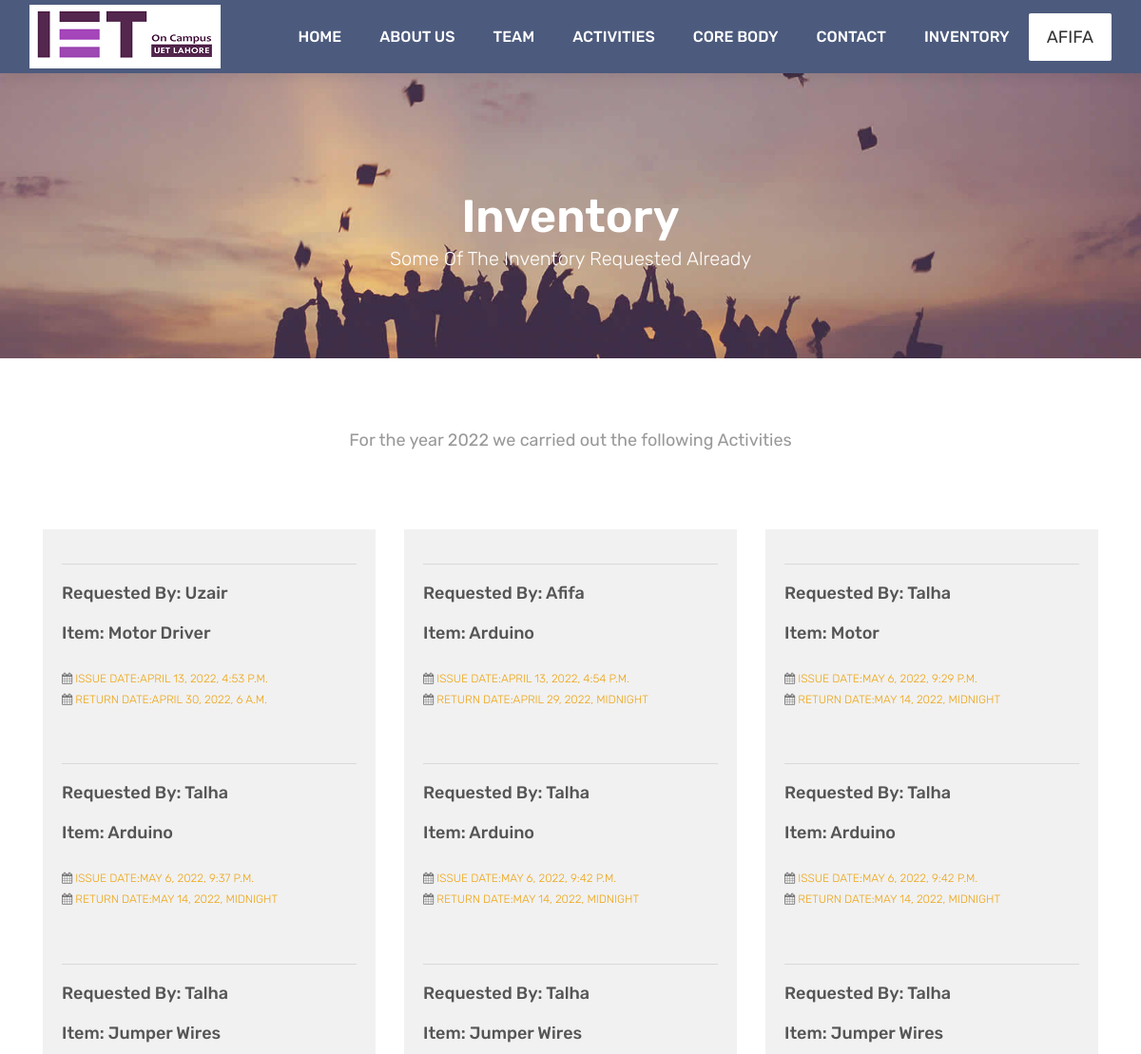
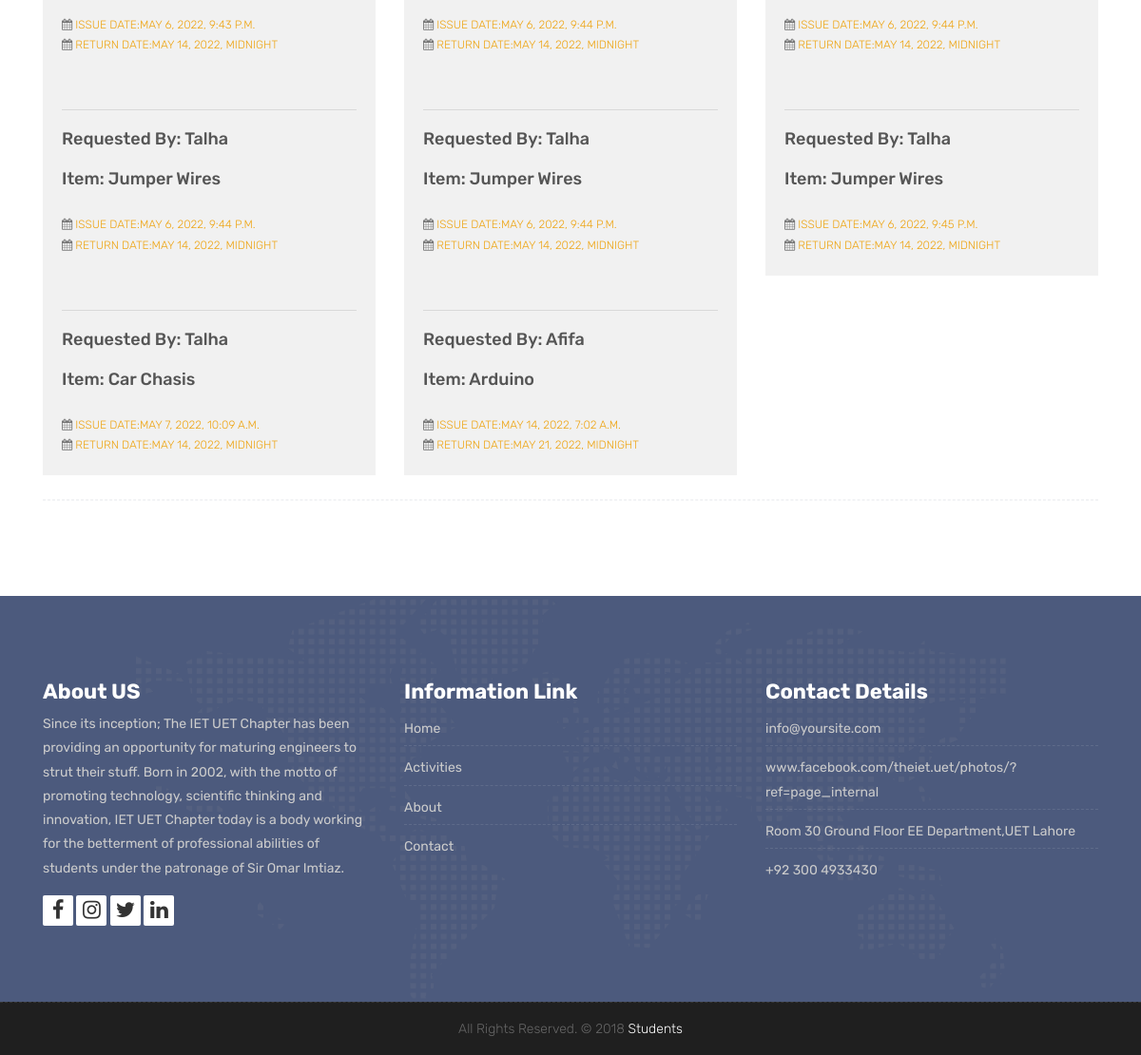
The app's page /invent_req/1/ (signed in) with its own data (2 pictures, top to bottom).
### cep/models.py (models this page shows, shortened)
class RequestView(models.Model):
    id=models.AutoField(primary_key=True)
    issue_date=models.DateTimeField(default=timezone.now)
    return_date=models.DateTimeField(null=False)
    item_id=models.ForeignKey(Inventory,on_delete=models.CASCADE)
    int_mem_id=models.ForeignKey(Members,on_delete=models.CASCADE)

class Members(models.Model):
    id=models.AutoField(primary_key=True)
    name=models.ForeignKey(MyUser,on_delete=models.CASCADE)
    type=models.CharField(max_length=100,null=False)

class MyUser(models.Model):
    id=models.AutoField(primary_key=True)
    user = models.ForeignKey(User, on_delete=models.CASCADE)
    department = models.CharField(max_length=100,null=True)
    phonenumber=models.CharField(max_length=20,null=True)
    def __str__(self):
        return self.user.username

class Inventory(models.Model):
    item_id=models.AutoField(primary_key=True)
    name=models.CharField(max_length=100,null=False)
    description=models.CharField(max_length=100,null=False)
    quantity=models.IntegerField()
    issue=models.DateTimeField(null=True,blank=True)
    type=models.CharField(max_length=100,null=False)

### cep/views.py (the view)
# urls.py: path('invent_req/<slug:slug>/',views.inventory_request,name='invent_req'),
@login_required(login_url='/register/')
def inventory_request(request,slug):
    today = datetime.date.today()
    next_week = today + datetime.timedelta(days=7)
    inventory=get_object_or_404(Inventory,item_id=slug)
    member=Members.objects.get(id=request.user.id)
    inv_req=RequestView.objects.create(item_id=inventory,int_mem_id=member,return_date=next_week)
    inv_req.save()
    reqviews=RequestView.objects.all()
    context={'reqviews':reqviews}
    return render (request, 'cep/inventory-request.html',context)

### cep/templates/cep/inventory-request.html (shortened to what this page needs)
{% load static %}
<!DOCTYPE html>
<html lang="en">
	<link rel="stylesheet" href="https://cdnjs.cloudflare.com/ajax/libs/font-awesome/6.1.1/css/all.min.css" />
    <link rel="stylesheet" href="{% static 'css/bootstrap.min.css' %}">
    <link rel="stylesheet" href="{% static 'style.css' %}">
    <link rel="stylesheet" href="{% static 'css/versions.css' %}">
    <link rel="stylesheet" href="{% static 'css/responsive.css' %}">
    <link rel="stylesheet" href="{% static 'css/custom.css' %}">
</head>
<body class="host_version">
    <header class="top-navbar">
        <nav class="navbar navbar-expand-lg navbar-light bg-light">
            <div class="container-fluid">
                <a class="navbar-brand" href="{% url 'index' %}">
                    <img src="{% static 'images/IET_logo.png' %}" alt="" />
                </a>
                <div class="collapse navbar-collapse" id="navbars-host">
                    <ul class="navbar-nav ml-auto">
                        <li class="nav-item"><a class="nav-link" href="{% url 'index' %}">Home</a></li>
                        <li class="nav-item"><a class="nav-link" href="{% url 'aboutus' %}">About Us</a></li>
                        <li class="nav-item"><a class="nav-link" href="{% url 'teams' %}">Team </a></li>
                        <li class="nav-item"><a class="nav-link" href="{% url 'activities' %}">Activities </a></li>
                        <li class="nav-item"><a class="nav-link" href="{% url 'core_body' %}">Core Body</a></li>
                        <li class="nav-item"><a class="nav-link" href="{% url 'contact' %}">Contact</a></li>
                        <li class="nav-item"><a class="nav-link" href="{% url 'inventory' %}">Inventory</a></li>
                    </ul>
                    {% if user.is_authenticated %}
                    <ul class="nav navbar-nav navbar-right">
                        <li><a class="hover-btn-new log" href="{% url 'logout' %}"><span>{{user.username}}</span></a></li>
                    </ul>
                    {% else %}
                    <ul class="nav navbar-nav navbar-right">
                        <li><a class="hover-btn-new log" href="{% url 'register' %}"><span>Register Now</span></a></li>
                    </ul>
                    {% endif %}
                </div>
            </div>
        </nav>
    </header>
	<div class="all-title-box">
		<div class="container text-center">
			<h1>Inventory<span class="m_1">Some of the Inventory Requested already</span></h1>
		</div>
	</div>
    <div id="overviews" class="section wb">
        <div class="container">
            <div class="section-title row text-center">
                <div class="col-md-8 offset-md-2">
                    <p class="lead">For the year 2022 we carried out the following Activities</p>
                </div>
            </div>
            <hr class="invis">
            <div class="row">
				{% for reqview in reqviews %}
                <div class="col-lg-4 col-md-6 col-12">
                    <div class="blog-item">
                        <hr>
                        <div class="blog-title">
							<h2><a href="#" title="">Requested by: {{ reqview.int_mem_id.name }}</a></h2>
                            <h2><a href="#" title="">Item: {{ reqview.item_id.name }}</a></h2>
						</div>
						<div class="meta-info-blog">
							<span><i class="fa fa-calendar"></i> <a href="#">Issue Date:{{ reqview.issue_date }}</a> </span>
                            <span><i class="fa fa-calendar"></i> <a href="#">Return Date:{{ reqview.return_date }}</a> </span>
						</div>
					</div>
                </div>
				{% endfor %}
            </div>
            <hr class="hr3">
        </div>
    </div>
    <footer class="footer">
        <div class="container">
            <div class="row">
                <div class="col-lg-4 col-md-4 col-xs-12">
                    <div class="widget clearfix">
                        <div class="widget-title">
                            <h3>About US</h3>
                        </div>
                        <p> Since its inception; The IET UET Chapter has been providing an opportunity for maturing engineers to strut their stuff. Born in 2002, with the motto of promoting technology, scientific thinking and innovation, IET UET Chapter today is a body working for the betterment of professional abilities of students under the patronage of Sir Omar Imtiaz. </p>
                        <div class="footer-right">
							<ul class="footer-links-soi">
								<li><a href="https://www.facebook.com/theiet.uet/"><i class="fa fa-facebook"></i></a></li>
								<li><a href="https://instagram.com/iet_on_campus_uet_lahore?igshid=YmMyMTA2M2Y="><i class="fa fa-instagram"></i></a></li>
								<li><a href="https://mobile.twitter.com/IETOnCampusUET"><i class="fa fa-twitter"></i></a></li>
								<li><a href="https://www.linkedin.com/company/iet-on-campus-uet-lahore/"><i class="fa fa-linkedin"></i></a></li>
							</ul>
						</div>
                    </div>
                </div>
				<div class="col-lg-4 col-md-4 col-xs-12">
                    <div class="widget clearfix">
                        <div class="widget-title">
                            <h3>Information Link</h3>
                        </div>
                        <ul class="footer-links">
                            <li><a href="{% url 'index' %}">Home</a></li>
                            <li><a href="{% url 'activities' %}">Activities</a></li>
							<li><a href="{% url 'aboutus' %}">About</a></li>
							<li><a href="{% url 'contact' %}">Contact</a></li>
                        </ul>
                    </div>
                </div>
                <div class="col-lg-4 col-md-4 col-xs-12">
                    <div class="widget clearfix">
                        <div class="widget-title">
                            <h3>Contact Details</h3>
                        </div>
                        <ul class="footer-links">
                            <li><a href="iet_OnCampus:#">info@yoursite.com</a></li>
                            <li><a href="#">www.facebook.com/theiet.uet/photos/?ref=page_internal</a></li>
                            <li>Room 30 Ground Floor EE Department,UET Lahore</li>
                            <li>+92 300 4933430</li>
                        </ul>
                    </div>
                </div>
            </div>
        </div>
    </footer>
    <div class="copyrights">
        <div class="container">
            <div class="footer-distributed">
                <div class="footer-center">
                    <p class="footer-company-name">All Rights Reserved. &copy; 2018 <a href="#">Students</a></p>
                </div>
            </div>
        </div>
    </div>
</body>
</html>

### records on screen
RequestView: int_mem_id.name "Uzair", item_id.name "Motor Driver", issue_date "APRIL 13, 2022, 4:53 P.M.", return_date "APRIL 30, 2022, 6 A.M."
RequestView: int_mem_id.name "Afifa", item_id.name "Arduino", issue_date "APRIL 13, 2022, 4:54 P.M.", return_date "APRIL 29, 2022, MIDNIGHT"
RequestView: int_mem_id.name "Talha", item_id.name "Motor", issue_date "MAY 6, 2022, 9:29 P.M.", return_date "MAY 14, 2022, MIDNIGHT"
RequestView: int_mem_id.name "Talha", item_id.name "Arduino", issue_date "MAY 6, 2022, 9:37 P.M.", return_date "MAY 14, 2022, MIDNIGHT"
RequestView: int_mem_id.name "Talha", item_id.name "Arduino", issue_date "MAY 6, 2022, 9:42 P.M.", return_date "MAY 14, 2022, MIDNIGHT"
RequestView: int_mem_id.name "Talha", item_id.name "Arduino", issue_date "MAY 6, 2022, 9:42 P.M.", return_date "MAY 14, 2022, MIDNIGHT"
RequestView: int_mem_id.name "Talha", item_id.name "Jumper Wires", issue_date "MAY 6, 2022, 9:43 P.M.", return_date "MAY 14, 2022, MIDNIGHT"
RequestView: int_mem_id.name "Talha", item_id.name "Jumper Wires", issue_date "MAY 6, 2022, 9:44 P.M.", return_date "MAY 14, 2022, MIDNIGHT"
RequestView: int_mem_id.name "Talha", item_id.name "Jumper Wires", issue_date "MAY 6, 2022, 9:44 P.M.", return_date "MAY 14, 2022, MIDNIGHT"
RequestView: int_mem_id.name "Talha", item_id.name "Jumper Wires", issue_date "MAY 6, 2022, 9:44 P.M.", return_date "MAY 14, 2022, MIDNIGHT"
RequestView: int_mem_id.name "Talha", item_id.name "Jumper Wires", issue_date "MAY 6, 2022, 9:44 P.M.", return_date "MAY 14, 2022, MIDNIGHT"
RequestView: int_mem_id.name "Talha", item_id.name "Jumper Wires", issue_date "MAY 6, 2022, 9:45 P.M.", return_date "MAY 14, 2022, MIDNIGHT"
RequestView: int_mem_id.name "Talha", item_id.name "Car Chasis", issue_date "MAY 7, 2022, 10:09 A.M.", return_date "MAY 14, 2022, MIDNIGHT"

### other values on screen
{{ user.username }} "AFIFA"
